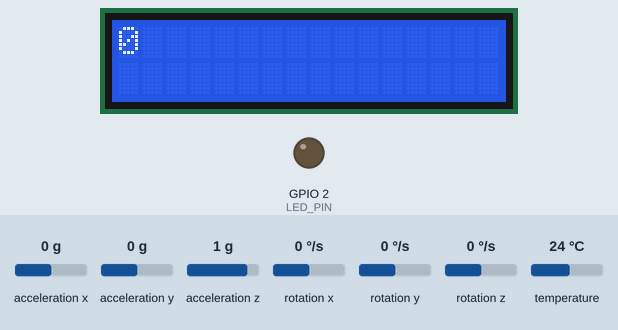
Simulated run of this sketch. Board: ESP32. Parts: 16×2 character LCD, output pins drawn as LEDs (lit = HIGH). Inputs (shaded band) come from the test bench; at power-on: rotation x 0 °/s, acceleration y 0 g, acceleration z 1 g, acceleration x 0 g, rotation y 0 °/s, rotation z 0 °/s, temperature 24 °C. Nothing arrives over Bluetooth unless stated; what the sketch prints to the serial monitor is not drawn.

Above: at 2.7 s.
2.8 s: rotation x set to -5 °/s
At 3.9 s:
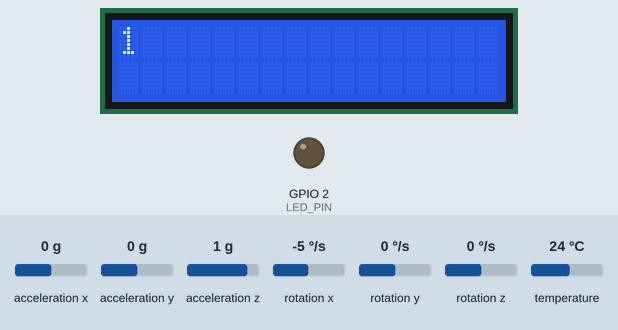
5.6 s: rotation x set to -7 °/s
At 6.9 s:
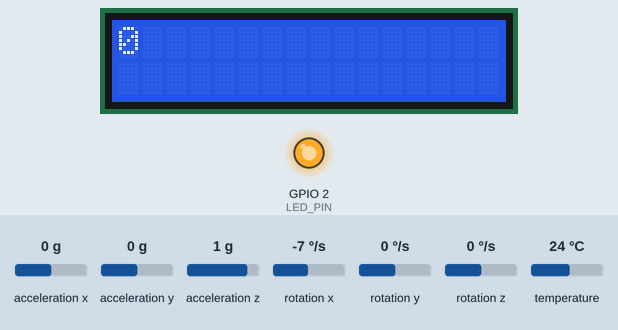
8.1 s: acceleration y set to -0.3 g
At 9.7 s:
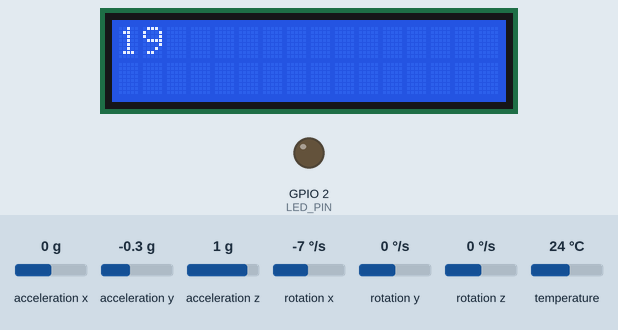
9.9 s: acceleration z set to -1.4 g
At 10.09 s:
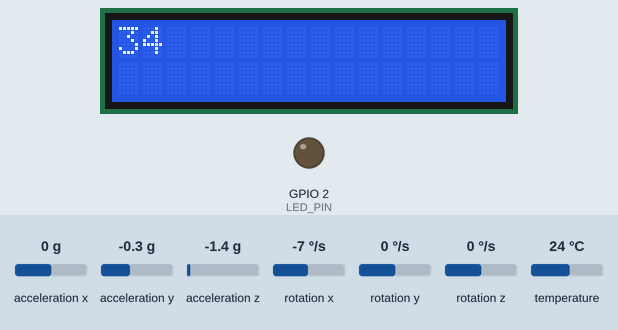
11.4 s: acceleration y set to 0 g
At 11.63 s:
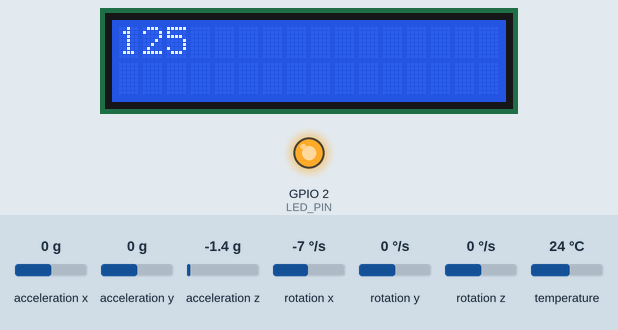
12.9 s: rotation x set to -174 °/s
At 13.17 s:
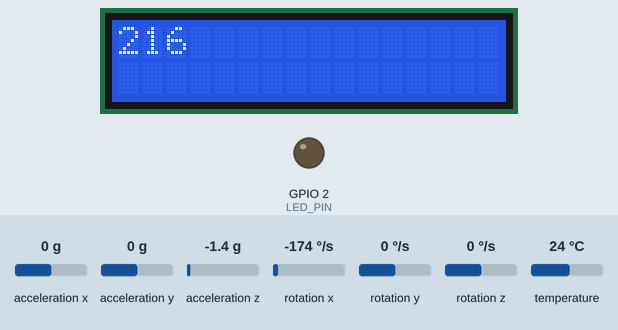
14.5 s: rotation x set to -184 °/s
Timing chart, 0 to 17.5 s (numbered marks = the images above; inputs shaded):
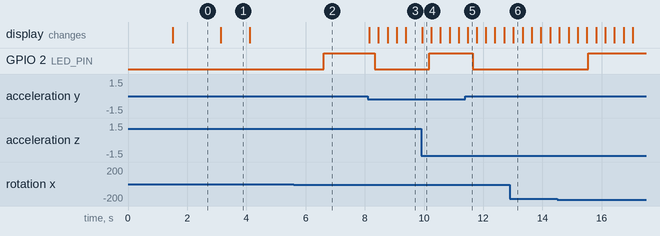

The sketch:

Calculation_of_velocity_with_mpu6050.ino
```cpp
#include <Adafruit_MPU6050.h>
#include <Adafruit_Sensor.h>
#include <Wire.h>
#include <Kalman.h>
#include "BluetoothSerial.h"
#include <LiquidCrystal_I2C.h>
#include <ArduinoOTA.h>

LiquidCrystal_I2C lcd(0x27, 16, 2);
BluetoothSerial SerialBT;
Adafruit_MPU6050 mpu;
Kalman kalmanY;

float angleX = 0;
static float angle = 0;
unsigned long timer;
const int LED_PIN = 2; // Using the built-in LED on most ESP32s
float velocity_y = 0;
float finalvelocity_y = 0;
float accel_error_y = 0;
const int error_samples = 200;
unsigned long last_time = 0;
const float high_pass_alpha = 0.95;

void setup() {
  Serial.begin(115200);
  Wire.begin();
  pinMode(LED_PIN, OUTPUT);
  SerialBT.begin("ESP32_Blinky");
  kalmanY.setAngle(0);
  timer = micros();
  lcd.init(); // Initialize LCD
  lcd.backlight(); // Turn on backlight

  // Initialize MPU6050
  if (!mpu.begin()) {
    Serial.println("Failed to find MPU6050 chip");
    while (1) { delay(10); }
  }

  // Set sensor ranges (Standard settings)
  mpu.setAccelerometerRange(MPU6050_RANGE_8_G);
  mpu.setFilterBandwidth(MPU6050_BAND_21_HZ);

  calibrateSensor();
  // last_time = micros();
}

void calibrateSensor() {
  Serial.println("Calibrating Y-axis...");
  float sum_y = 0;

  for (int i = 0; i < error_samples; i++) {
    sensors_event_t a, g, temp;
    mpu.getEvent(&a, &g, &temp);
    sum_y += a.acceleration.y;
    delay(5);
  }
  accel_error_y = sum_y / error_samples;
  Serial.println("Calibration complete!");
}

void loop() {
  sensors_event_t a, g, temp;
  mpu.getEvent(&a, &g, &temp);

  double dt = (double)(micros() - timer) / 1000000;
  timer = micros();

  double roll = atan2(a.acceleration.y, a.acceleration.z) * 180 / PI;
  double gyroYrate = g.gyro.x * 180 / M_PI;
  angleX = -(kalmanY.getAngle(roll, gyroYrate, dt));


  float accelAngle = atan2(a.acceleration.y, a.acceleration.z) * 180 / M_PI;
  float gyroRate = g.gyro.x * 180 / M_PI; // Convert rad/s to deg/s

  // 98% Gyro (Smooth), 2% Accel (Reference)
  angle = ( 0.98 * (angle + gyroRate * dt) + 0.02 * accelAngle );
  float cangle = - angle ;

  // Serial.print("complementary filter : ");
  // Serial.println(cangle);
  SerialBT.print("Angle X: ");
  SerialBT.println(angleX);
  lcd.clear();
  lcd.setCursor(0,0);
  lcd.print((int)abs(angleX));
  Serial.print("RAW");
  Serial.print(roll,0);
  // Serial.print(",");
  Serial.print(",Angle X: ");
  Serial.print(angleX,0);
  Serial.print(",complementary filter : ");
  Serial.print(cangle,0);

  // Check if angle is greater than 30 or less than -30 degrees

  // unsigned long current_time = micros();
  // dta = (current_time - last_time) / 1000000.0;
  // last_time = current_time;


  float raw_accel_y = a.acceleration.y - accel_error_y;
  static float last_raw_y = 0;
  static float filtered_accel_y = 0;
  filtered_accel_y = high_pass_alpha * (filtered_accel_y + raw_accel_y - last_raw_y);
  last_raw_y = raw_accel_y;
  if (abs(filtered_accel_y) < 0.05) filtered_accel_y = 0;

  velocity_y += filtered_accel_y * dt;

  if (abs(filtered_accel_y) < 0.02) {
    velocity_y *= 0.96;
  }
  finalvelocity_y = velocity_y * 3.6 ;
  Serial.print(",acceleratation ");
  Serial.print(filtered_accel_y, 4);
  Serial.print(" Vel_Y:");
  Serial.print(abs(velocity_y), 4);
  Serial.print("M/s and ");
  Serial.print(abs(finalvelocity_y), 4);
  Serial.println("Km/hr");
  SerialBT.print(abs(finalvelocity_y), 0);
  SerialBT.print("Km/hr");


  if ((cangle > 6) && (abs(velocity_y) < 0.5) ) {
    digitalWrite(LED_PIN, HIGH);
    // SerialBT.println("THE ANGLE IS GREAER THEN THRESHOLD ANGLE SO LIGHT IS ON");
  } else {
    digitalWrite(LED_PIN, LOW); // Stay off if level
    // SerialBT.println("THE ANGLE IS LESS THEN THRESHOLD ANGLE HENCE THE LIGHT IS OFF");
  }

  delay(10);
}
```

Measured:
- the behaviour switches between -6 and -7 °/s on rotation x (found by bisection; images 1 and 2)
- the behaviour switches between -0.1 and -0.2 g on acceleration y (found by bisection; images 2 and 3)
- after the input at 2.8 s, the display: changes after 0.33 s (image 1)
- after the input at 5.6 s, GPIO 2 (LED_PIN): LOW → HIGH after 1.0 s
- after the input at 8.1 s, GPIO 2 (LED_PIN): HIGH → LOW after 0.24 s; the display: first changes after 0.06 s (image 3 shows a later state)
- after the input at 11.4 s, GPIO 2 (LED_PIN): HIGH → LOW after 0.25 s
- after the input at 14.5 s, GPIO 2 (LED_PIN): LOW → HIGH after 1.0 s instead of 2.6 s
